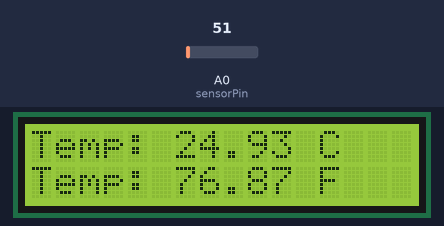
This sketch was run on a simulated Arduino Uno, built with avr-gcc and run on an emulated ATmega328P. Parts: 16×2 character LCD. Inputs (shaded band) come from the test bench; at power-on: A0 (sensorPin) = 51.

Above: at 3.2 s.
3.3 s: A0 (sensorPin) set to 22
At 5.1 s:
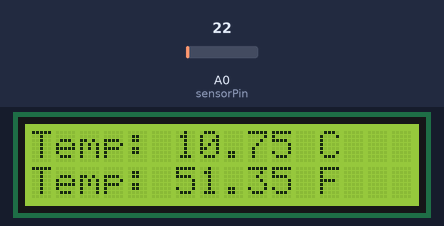
5.5 s: A0 (sensorPin) set to 18
At 6.9 s:
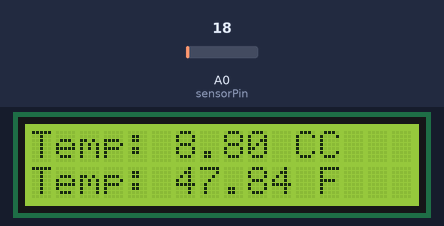
7.5 s: A0 (sensorPin) set to 30
At 8.7 s:
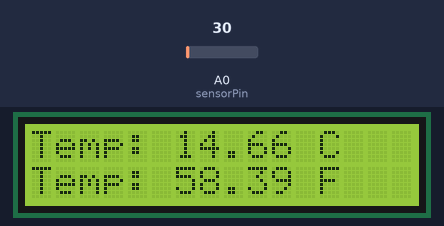
Timing chart, 0 to 10.5 s (numbered marks = the images above; inputs shaded):
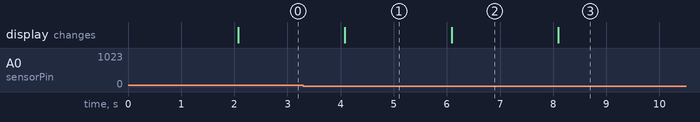

Measured:
- the behaviour switches between 21 and 20 on A0 (sensorPin) (found by bisection; images 1 and 2)
- after the input at 3.3 s, the display: changes after 0.78 s (image 1)
- after the input at 5.5 s, the display: changes after 0.59 s (image 2)
- after the input at 7.5 s, the display: changes after 0.60 s (image 3)

The sketch:

temp_lcd.ino
```cpp
/*
 * مشروع: قياس درجة الحرارة وعرضها على شاشة LCD
 * الوصف: يقرأ هذا البرنامج درجة الحرارة من حساس LM35 ويعرضها على شاشة LCD 16x2
 * المكونات المطلوبة:
 * - Arduino Uno
 * - حساس حرارة LM35
 * - شاشة LCD 16x2
 * - مقاومة متغيرة 10K (Potentiometer) للتحكم بتباين الشاشة
 * - أسلاك توصيل
 * - Breadboard
 */

// استدعاء مكتبة LCD
#include <LiquidCrystal.h>

// تعريف أطراف توصيل شاشة LCD
// LiquidCrystal(rs, en, d4, d5, d6, d7)
LiquidCrystal lcd(12, 11, 5, 4, 3, 2);

// تعريف الطرف التناظري المتصل بحساس LM35
const int sensorPin = A0;

void setup() {
  // تهيئة شاشة LCD بعدد الأعمدة والصفوف
  lcd.begin(16, 2);

  // طباعة رسالة ترحيبية
  lcd.print("Temp Monitor");
  delay(2000);
  lcd.clear();
}

void loop() {
  // قراءة القيمة التناظرية من الحساس (0-1023)
  int sensorValue = analogRead(sensorPin);

  // تحويل القيمة إلى جهد كهربائي (0-5 فولت)
  float voltage = sensorValue * (5.0 / 1023.0);

  // تحويل الجهد إلى درجة حرارة (كل 10mV = 1 درجة مئوية)
  float temperatureC = voltage * 100;

  // تحويل درجة الحرارة من مئوية إلى فهرنهايت (اختياري)
  float temperatureF = (temperatureC * 9.0 / 5.0) + 32.0;

  // عرض درجة الحرارة بالدرجة المئوية على الشاشة
  lcd.setCursor(0, 0);
  lcd.print("Temp: ");
  lcd.print(temperatureC);
  lcd.print(" C");

  // عرض درجة الحرارة بالفهرنهايت على السطر الثاني
  lcd.setCursor(0, 1);
  lcd.print("Temp: ");
  lcd.print(temperatureF);
  lcd.print(" F");

  // الانتظار ثانية واحدة قبل القراءة التالية
  delay(1000);
}
```
